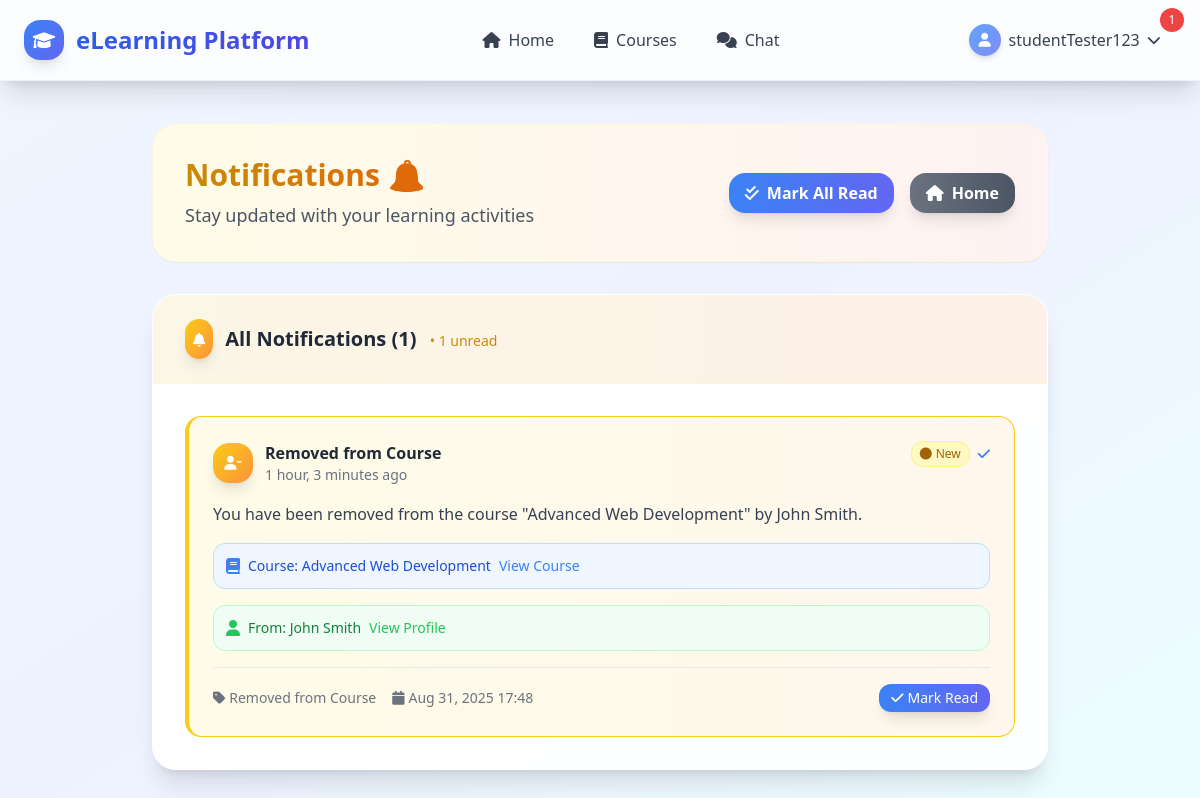
The page /notifications/ (signed in) on the database its author committed.
### users/models.py (models this page shows, shortened)
class User(AbstractUser):
    USER_TYPE_CHOICES = (
        ('student', 'Student'),
        ('teacher', 'Teacher'),
    )
    user_type = models.CharField(max_length=10, choices=USER_TYPE_CHOICES, default='student')
    profile_picture = models.ImageField(upload_to='profile_pics/', null=True, blank=True)
    bio = models.TextField(max_length=500, blank=True)
    date_of_birth = models.DateField(null=True, blank=True)
    phone_number = models.CharField(max_length=15, blank=True)
    is_blocked = models.BooleanField(default=False)
    blocked_at = models.DateTimeField(null=True, blank=True)
    blocked_by = models.ForeignKey('self', on_delete=models.SET_NULL, null=True, blank=True, related_name='blocked_users')
    def is_teacher(self):
        return self.user_type == 'teacher'

class Notification(models.Model):
    NOTIFICATION_TYPES = (
        ('enrollment', 'Course Enrollment'),
        ('material', 'New Course Material'),
        ('blocked', 'Account Blocked'),
        ('unblocked', 'Account Unblocked'),
        ('removed', 'Removed from Course'),
        ('assignment', 'New Assignment'),
        ('feedback', 'Course Feedback'),
    )
    user = models.ForeignKey(User, on_delete=models.CASCADE, related_name='notifications')
    notification_type = models.CharField(max_length=20, choices=NOTIFICATION_TYPES)
    title = models.CharField(max_length=200)
    message = models.TextField()
    is_read = models.BooleanField(default=False)
    created_at = models.DateTimeField(auto_now_add=True)
    related_user = models.ForeignKey(User, on_delete=models.SET_NULL, null=True, blank=True, related_name='sent_notifications')
    related_course = models.ForeignKey('courses.Course', on_delete=models.CASCADE, null=True, blank=True)
    related_material = models.ForeignKey('courses.CourseMaterial', on_delete=models.CASCADE, null=True, blank=True)
    class Meta:
        ordering = ['-created_at']

### courses/models.py (models this page shows, shortened)
class Course(models.Model):
    title = models.CharField(max_length=200)
    description = models.TextField()
    teacher = models.ForeignKey(settings.AUTH_USER_MODEL, on_delete=models.CASCADE, related_name='taught_courses')
    students = models.ManyToManyField(settings.AUTH_USER_MODEL, through='Enrollment', related_name='enrolled_courses')
    created_at = models.DateTimeField(auto_now_add=True)
    updated_at = models.DateTimeField(auto_now=True)
    is_active = models.BooleanField(default=True)

### users/views.py (the view)
# urls.py: path('notifications/', views.notifications, name='notifications'),
@login_required
def notifications(request):
    notifications = request.user.notifications.all()
    unread_count = notifications.filter(is_read=False).count()
    context = {
        'notifications': notifications,
        'unread_count': unread_count,
    }
    return render(request, 'users/notifications.html', context)

### users/context_processors.py (called while the page is built)
def notification_count(request):
    if request.user.is_authenticated:
        unread_count = request.user.notifications.filter(is_read=False).count()
        return {'unread_notifications_count': unread_count}
    return {'unread_notifications_count': 0}

### templates/users/notifications.html (shortened to what this page needs)
{% extends 'base.html' %}
{% block content %}
<div class="min-h-screen py-8 px-4 sm:px-6 lg:px-8">
  <div class="max-w-4xl mx-auto">
    <div class="mb-8">
      <div class="bg-gradient-to-r from-yellow-50 via-orange-50 to-red-50 rounded-3xl p-8 border border-yellow-100/50 shadow-sm">
        <div class="flex items-center justify-between">
          <div>
            <h1 class="text-3xl font-bold bg-gradient-to-r from-yellow-600 to-orange-600 bg-clip-text text-transparent">
            </h1>
            <p class="text-gray-600 mt-2 text-lg">Stay updated with your learning activities</p>
          </div>
          <div class="flex items-center space-x-4">
            {% if unread_count > 0 %}
            <a href="{% url 'mark_all_notifications_read' %}"
               class="inline-flex items-center px-4 py-2 bg-gradient-to-r from-blue-500 to-indigo-500 hover:from-blue-600 hover:to-indigo-600 text-white font-semibold rounded-2xl shadow-lg hover:shadow-xl transform hover:scale-105 transition-all duration-300">
              <i class="fas fa-check-double mr-2"></i>
              Mark All Read
            </a>
            {% endif %}
            <a href="{% url 'home' %}"
               class="inline-flex items-center px-4 py-2 bg-gradient-to-r from-gray-500 to-gray-600 hover:from-gray-600 hover:to-gray-700 text-white font-semibold rounded-2xl shadow-lg hover:shadow-xl transform hover:scale-105 transition-all duration-300">
              <i class="fas fa-home mr-2"></i>
              Home
            </a>
          </div>
        </div>
      </div>
    </div>
    {% if notifications %}
    <div class="bg-white/90 backdrop-blur-sm rounded-3xl shadow-xl border border-white/20 overflow-hidden">
      <div class="bg-gradient-to-r from-yellow-500/10 to-orange-500/10 px-8 py-6 border-b border-yellow-100/50">
        <div class="flex items-center justify-between">
          <div class="flex items-center space-x-3">
            <div class="p-2 bg-gradient-to-br from-yellow-400 to-orange-400 rounded-2xl shadow-lg">
              <i class="fas fa-bell text-white text-sm"></i>
            </div>
            <h3 class="text-xl font-bold text-gray-800">
              All Notifications ({{ notifications.count }})
              {% if unread_count > 0 %}
              <span class="ml-2 text-sm font-normal text-yellow-600">• {{ unread_count }} unread</span>
              {% endif %}
            </h3>
          </div>
        </div>
      </div>
      <div class="px-8 py-8">
        <div class="space-y-4">
          {% for notification in notifications %}
          <div class="group {% if not notification.is_read %}bg-gradient-to-r from-yellow-50 to-orange-50 border-l-4 border-yellow-400{% else %}bg-gradient-to-br from-gray-50 to-gray-50/50{% endif %} rounded-2xl p-6 border border-gray-200 hover:shadow-lg transition-all duration-300">
            <div class="flex items-start justify-between mb-4">
              <div class="flex items-center space-x-3">
                <div class="w-10 h-10 {% if not notification.is_read %}bg-gradient-to-br from-yellow-400 to-orange-400{% else %}bg-gradient-to-br from-gray-400 to-gray-500{% endif %} rounded-2xl flex items-center justify-center shadow-lg">
                  {% if notification.notification_type == 'enrollment' %}
                  <i class="fas fa-user-plus text-white text-sm"></i>
                  {% elif notification.notification_type == 'material' %}
                  <i class="fas fa-file-alt text-white text-sm"></i>
                  {% elif notification.notification_type == 'blocked' %}
                  <i class="fas fa-ban text-white text-sm"></i>
                  {% elif notification.notification_type == 'unblocked' %}
                  <i class="fas fa-unlock text-white text-sm"></i>
                  {% elif notification.notification_type == 'removed' %}
                  <i class="fas fa-user-minus text-white text-sm"></i>
                  {% elif notification.notification_type == 'assignment' %}
                  <i class="fas fa-tasks text-white text-sm"></i>
                  {% elif notification.notification_type == 'feedback' %}
                  <i class="fas fa-star text-white text-sm"></i>
                  {% else %}
                  <i class="fas fa-bell text-white text-sm"></i>
                  {% endif %}
                </div>
                <div>
                  <h4 class="font-bold text-gray-800 group-hover:text-yellow-600 transition-colors">
                    {{ notification.title }}
                  </h4>
                  <p class="text-sm text-gray-500">
                    {{ notification.created_at|timesince }} ago
                  </p>
                </div>
              </div>
              <div class="flex items-center space-x-2">
                {% if not notification.is_read %}
                <span class="inline-flex items-center px-2 py-1 bg-yellow-100 text-yellow-700 rounded-xl text-xs font-medium border border-yellow-200">
                  <i class="fas fa-circle mr-1"></i> New
                </span>
                {% endif %}
                {% if not notification.is_read %}
                <a href="{% url 'mark_notification_read' notification.id %}"
                   class="text-blue-500 hover:text-blue-700 text-sm font-medium"
                   title="Mark as read">
                  <i class="fas fa-check"></i>
                </a>
                {% endif %}
              </div>
            </div>
            <div class="mb-4">
              <p class="text-gray-700 leading-relaxed">{{ notification.message }}</p>
            </div>
            {% if notification.related_course %}
            <div class="mb-4 p-3 bg-blue-50 rounded-xl border border-blue-200">
              <div class="flex items-center space-x-2">
                <i class="fas fa-book text-blue-500"></i>
                <span class="text-sm text-blue-700 font-medium">Course: {{ notification.related_course.title }}</span>
                <a href="{% url 'course_detail' notification.related_course.id %}"
                   class="text-blue-500 hover:text-blue-700 text-sm font-medium">
                  View Course
                </a>
              </div>
            </div>
            {% endif %}
            {% if notification.related_user %}
            <div class="mb-4 p-3 bg-green-50 rounded-xl border border-green-200">
              <div class="flex items-center space-x-2">
                <i class="fas fa-user text-green-500"></i>
                <span class="text-sm text-green-700 font-medium">From: {{ notification.related_user.get_full_name|default:notification.related_user.username }}</span>
                <a href="{% url 'user_profile' notification.related_user.username %}"
                   class="text-green-500 hover:text-green-700 text-sm font-medium">
                  View Profile
                </a>
              </div>
            </div>
            {% endif %}
            <div class="flex items-center justify-between pt-4 border-t border-gray-200">
              <div class="flex items-center space-x-4 text-sm text-gray-500">
                <span class="flex items-center">
                  <i class="fas fa-tag mr-1"></i>
                  {{ notification.get_notification_type_display }}
                </span>
                <span class="flex items-center">
                  <i class="fas fa-calendar mr-1"></i>
                  {{ notification.created_at|date:"M d, Y H:i" }}
                </span>
              </div>
              {% if not notification.is_read %}
              <a href="{% url 'mark_notification_read' notification.id %}"
                 class="inline-flex items-center px-3 py-1 bg-gradient-to-r from-blue-500 to-indigo-500 hover:from-blue-600 hover:to-indigo-600 text-white rounded-xl text-sm font-medium shadow-lg hover:shadow-xl transform hover:scale-105 transition-all duration-300">
                <i class="fas fa-check mr-1"></i> Mark Read
              </a>
              {% endif %}
            </div>
          </div>
          {% endfor %}
        </div>
      </div>
    </div>
    {% endif %}
  </div>
</div>
{% endblock %}

### templates/base.html (shortened to what this page needs)
<!DOCTYPE html>
<html lang="en">
  <head>
    <script src="https://cdn.tailwindcss.com"></script>
    <link
      href="https://cdnjs.cloudflare.com/ajax/libs/font-awesome/6.0.0/css/all.min.css"
      rel="stylesheet"
    />
  </head>
  <body class="bg-gradient-to-br from-blue-50 via-indigo-50 to-cyan-50 min-h-screen pt-[60px]">
    <nav class="bg-white/80 backdrop-blur-md shadow-xl border-b border-blue-100/50 fixed w-full top-0" style="z-index: 100;">
      <div class="max-w-7xl mx-auto px-6">
        <div class="flex justify-between h-20">
          <div class="flex items-center">
            <a
              href="{% url 'home' %}"
              class="flex items-center bg-gradient-to-r from-blue-600 to-indigo-600 bg-clip-text text-transparent font-bold text-2xl hover:from-blue-700 hover:to-indigo-700 transition-all duration-300"
            >
              <div class="w-10 h-10 bg-gradient-to-br from-blue-500 to-indigo-500 rounded-2xl flex items-center justify-center mr-3 shadow-lg">
                <i class="fas fa-graduation-cap text-white text-lg"></i>
              </div>
            </a>
          </div>
          <div class="hidden md:flex items-center space-x-2">
            <a
              href="{% url 'home' %}"
              class="px-4 py-2 text-gray-700 hover:text-blue-600 hover:bg-blue-50 rounded-2xl transition-all duration-300 font-medium"
            >
              <i class="fas fa-home mr-2"></i>Home
            </a>
            <a
              href="{% url 'course_list' %}"
              class="px-4 py-2 text-gray-700 hover:text-blue-600 hover:bg-blue-50 rounded-2xl transition-all duration-300 font-medium"
            >
              <i class="fas fa-book mr-2"></i>Courses
            </a>
            <a
              href="{% url 'chat_list' %}"
              class="px-4 py-2 text-gray-700 hover:text-blue-600 hover:bg-blue-50 rounded-2xl transition-all duration-300 font-medium"
            >
              <i class="fas fa-comments mr-2"></i>Chat
            </a>
          </div>
          <div class="hidden md:flex items-center">
            {% if user.is_authenticated %}
            <div class="relative group">
              <button
                class="flex items-center px-4 py-2 text-gray-700 hover:text-blue-600 hover:bg-blue-50 rounded-2xl focus:outline-none transition-all duration-300 font-medium"
              >
                <div class="w-8 h-8 bg-gradient-to-br from-blue-400 to-indigo-400 rounded-full flex items-center justify-center mr-2 shadow-md">
                  <i class="fas fa-user text-white text-sm"></i>
                </div>
                {{ user.username }}
                <i class="fas fa-chevron-down ml-2 text-sm"></i>
              </button>
              {% if unread_notifications_count > 0 %}
              <div class="absolute -top-2 -right-2 bg-red-500 text-white text-xs rounded-full h-6 w-6 flex items-center justify-center">
                {{ unread_notifications_count }}
              </div>
              {% endif %}
            </div>
            {% endif %}
          </div>
        </div>
      </div>
    </nav>
    <main class="max-w-7xl mx-auto  py-8 px-6 sm:px-8 lg:px-10 z-0">
       {% block content %}{% endblock %}
    </main>
  </body>
</html>

### rows shown on the page
User: username "studentTester123"
Notification: title "Removed from Course", created_at "1 hour, 3 minutes", is_read False (drawn), message "You have been removed from the course \"Advanced Web Development\" by John Smith.", related_course "Advanced Web Development", related_user.get_full_name "John Smith", notification_type "Removed from Course", created_at "Aug 31, 2025 17:48"

### other values the page prints
{{ unread_notifications_count }} "1"
{{ notifications.count }} "1"
{{ unread_count }} "1"
